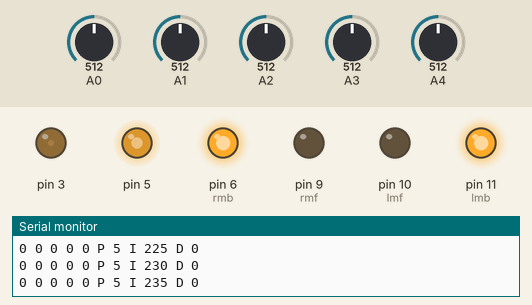
Bench run of a sketch on a simulated Arduino Uno, built with avr-gcc and run on an emulated ATmega328P. Shown: output pins drawn as LEDs (lit = HIGH), the last lines printed to the serial monitor. The test bench sets the inputs (shaded band); at power-on: A0 = 512, A1 = 512, A2 = 512, A3 = 512, A4 = 512.

Above: at 1.2 s.
1.3 s: A0 set to 274
4.3 s: A0 set to 243
At 5.0 s:
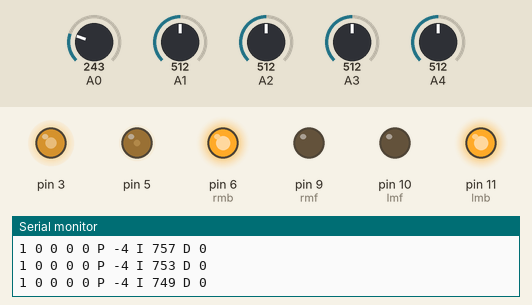
5.8 s: A1 set to 245
At 6.6 s:
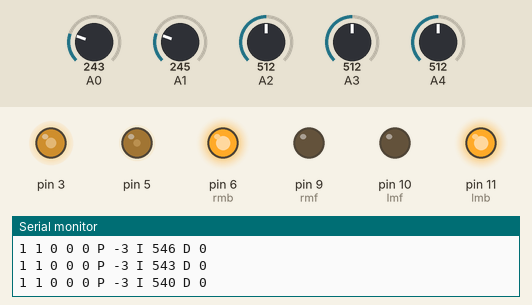
7.3 s: A0 set to 265
At 8.5 s:
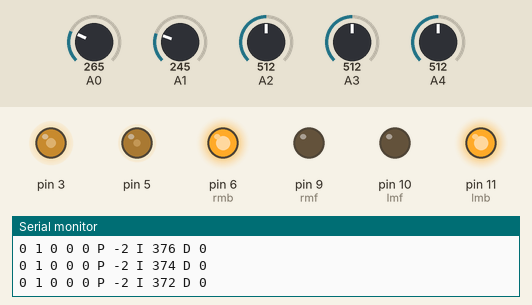
8.8 s: A2 set to 274
11.8 s: A2 set to 237
At 12.5 s:
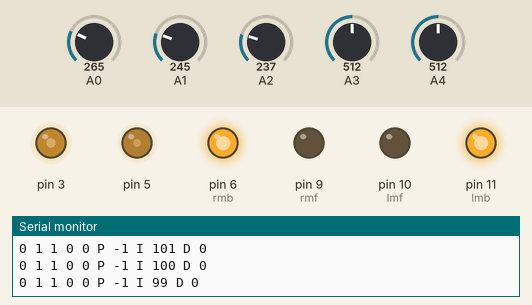
Timing chart, 0 to 14.3 s (numbered marks = the images above; inputs shaded):
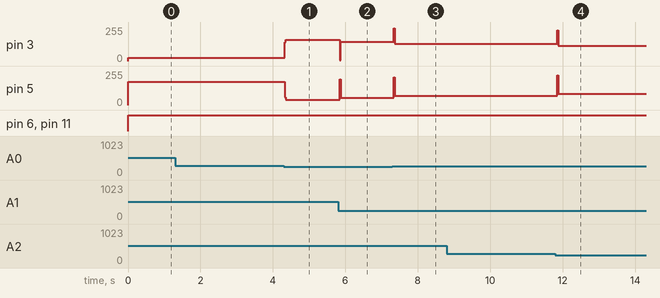

The sketch:

linedetect.ino
```cpp
long sensor[] = { 0, 1, 2, 3, 4 };  //leftmost - 0, rightmost - 4

int rmf = 9;  //motor right fw
int rmb = 6;  // motor right back
int lmf = 10;
int lmb = 11;

const int initial_motor_speed = 100;

int P;
int I;
int D;

int PID_value = 0;
int previous_error = 0;

float Kp = 15;
float Ki = 0;
float Kd = 140;

int error = 0;

void setup() {
  // put your setup code here, to run once:
  //sensors
  pinMode(A0, INPUT);
  pinMode(A1, INPUT);
  pinMode(A2, INPUT);
  pinMode(A3, INPUT);
  pinMode(A4, INPUT);

  //motors
  pinMode(rmf, OUTPUT);
  pinMode(rmb, OUTPUT);
  pinMode(lmf, OUTPUT);
  pinMode(lmb, OUTPUT);

  Serial.begin(9600);
}

void read_sensor_values() {

  // sensor[0]=analogRead(A0) == 1 ? 0 : 1;
  // sensor[1]=analogRead(A1) == 1 ? 0 : 1;
  // sensor[2]=analogRead(A2) == 1 ? 0 : 1;
  // sensor[3]=analogRead(A3) == 1 ? 0 : 1;
  // sensor[4]=analogRead(A4) == 1 ? 0 : 1;

  sensor[0] = analogRead(A0) > 255 ? 0 : 1;
  sensor[1] = analogRead(A1) > 255 ? 0 : 1;
  sensor[2] = analogRead(A2) > 255 ? 0 : 1;
  sensor[3] = analogRead(A3) > 255 ? 0 : 1;
  sensor[4] = analogRead(A4) > 255 ? 0 : 1;

  Serial.print(sensor[0]);
  Serial.print(' ');
  Serial.print(sensor[1]);
  Serial.print(' ');
  Serial.print(sensor[2]);
  Serial.print(' ');
  Serial.print(sensor[3]);
  Serial.print(' ');
  Serial.print(sensor[4]);
  Serial.print(' ');

  if ((sensor[0] == 0) && (sensor[1] == 0) && (sensor[2] == 0) && (sensor[3] == 0) && (sensor[4] == 1))  // 00001
    error = 4;
  else if ((sensor[0] == 0) && (sensor[1] == 0) && (sensor[2] == 0) && (sensor[3] == 1) && (sensor[4] == 1))  // 00011
    error = 3;
  else if ((sensor[0] == 0) && (sensor[1] == 0) && (sensor[2] == 0) && (sensor[3] == 1) && (sensor[4] == 0))  // 00010
    error = 2;
  else if ((sensor[0] == 0) && (sensor[1] == 0) && (sensor[2] == 1) && (sensor[3] == 1) && (sensor[4] == 0))  // 00110
    error = 1;
  else if ((sensor[0] == 0) && (sensor[1] == 0) && (sensor[2] == 1) && (sensor[3] == 0) && (sensor[4] == 0))  // 00100
    error = 0;
  else if ((sensor[0] == 0) && (sensor[1] == 1) && (sensor[2] == 1) && (sensor[3] == 0) && (sensor[4] == 0))  // 01100
    error = -1;
  else if ((sensor[0] == 0) && (sensor[1] == 1) && (sensor[2] == 0) && (sensor[3] == 0) && (sensor[4] == 0))  // 01000
    error = -2;
  else if ((sensor[0] == 1) && (sensor[1] == 1) && (sensor[2] == 0) && (sensor[3] == 0) && (sensor[4] == 0))  // 11000
    error = -3;
  else if ((sensor[0] == 1) && (sensor[1] == 0) && (sensor[2] == 0) && (sensor[3] == 0) && (sensor[4] == 0))  // 10000
    error = -4;
  else if ((sensor[0] == 0) && (sensor[1] == 0) && (sensor[2] == 0) && (sensor[3] == 0) && (sensor[4] == 0)) {  // 00000
    if (error == -4) error = -5;
    else error = 5;
  }
}

void calculate_pid() {
  P = error;
  I = I + error;
  D = error - previous_error;

  PID_value = (Kp * P) + (Ki * I) + (Kd * D);

  previous_error = error;

  Serial.print("P ");
  Serial.print(P);
  Serial.print(" I ");
  Serial.print(I);
  Serial.print(" D ");
  Serial.print(D);
}

void motor_control() {
  // Calculating the effective motor speed:
  int left_motor_speed = initial_motor_speed - PID_value;
  int right_motor_speed = initial_motor_speed + PID_value;

  // The motor speed should not exceed the max PWM value
  constrain(left_motor_speed, 0, 100);
  constrain(right_motor_speed, 0, 100);

  analogWrite(3, left_motor_speed);   //Left Motor Speed
  analogWrite(5, right_motor_speed);  //Right Motor Speed
  //following lines of code are to make the bot move forward
  /*The pin numbers and high, low values might be different
    depending on your connections */
  digitalWrite(rmf, LOW);
  digitalWrite(rmb, HIGH);
  digitalWrite(lmf, LOW);
  digitalWrite(lmb, HIGH);
}

void loop() {

  read_sensor_values();
  calculate_pid();
  motor_control();
  Serial.println();
}
```

Measured:
- the behaviour switches between 256 and 255 on A0 (found by bisection; images 0 and 1)
- after the input at 4.3 s, pin 3: 25/255 → 160/255 at once; pin 5: 175/255 → 40/255 at once
- after the input at 5.8 s, pin 3: 160/255 → 145/255 after 0.05 s; pin 5: 40/255 → 55/255 after 0.05 s
- after the input at 7.3 s, pin 3: 145/255 → 130/255 at once; pin 5: 55/255 → 70/255 at once
- after the input at 11.8 s, pin 3: 130/255 → 115/255 after 0.05 s; pin 5: 70/255 → 85/255 after 0.05 s
